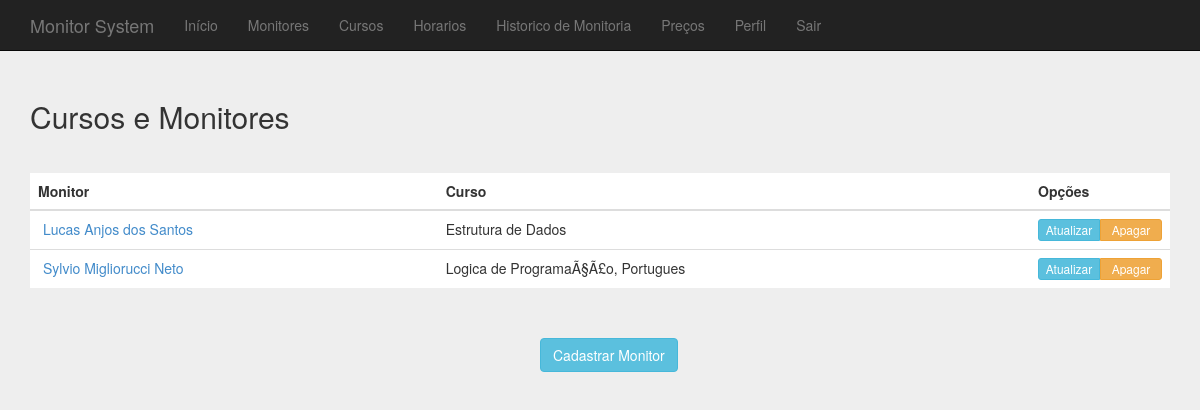
Screenshot of /pages/monitors.php (signed in) with the database file from the repository.
### tables this page shows
CREATE TABLE IF NOT EXISTS `user` (
  `name` varchar(255) NOT NULL,
  `address` varchar(255) NOT NULL,
  `phone` varchar(15) NOT NULL,
  `cpf` varchar(15) NOT NULL,
  `rg` varchar(10) NOT NULL,
  `ra` varchar(255) NOT NULL,
  `account` varchar(30) NOT NULL,
  `id` int(5) NOT NULL AUTO_INCREMENT,
  `age` date NOT NULL,
  `email` varchar(255) NOT NULL,
  PRIMARY KEY (`id`)
);

CREATE TABLE IF NOT EXISTS `course` (
  `name` varchar(255) NOT NULL,
  `id` int(5) NOT NULL AUTO_INCREMENT,
  `user_id` int(5) NOT NULL,
  PRIMARY KEY (`id`)
);

### codes/database.php (called while the page is built, shortened)
<?php
  function connect()
  {
    return mysqli_connect("localhost","root", "", "m-system");
  }
  function all_rows($table, $clause='')
  {
    $mysqli = connect();
    $result = $mysqli->query("SELECT * FROM $table $clause");
    while($row = $result->fetch_array())
    {
      $rows[] = $row;
    }
    return isset($rows) ? $rows : array();
  }
  function courses_by_user($id)
  {
    return all_rows('course', "WHERE user_id='$id'");
  }
  function all_users_select($clause = "")
  {
    return all_rows('user', $clause);
  }
?>

### codes/helper.php (called while the page is built, shortened)
<?php
  function string_courses($courses)
  {
    $courses_line = '';
    for ($i=0; $i < (sizeof($courses) - 1); $i++) {
      $courses_line .= $courses[$i]['name'] . ', ';
    }
    $courses_line .= $courses[sizeof($courses) - 1]['name'];
    return $courses_line;
  }
?>

### pages/monitors.php (the view, shortened to what this page needs)
<!DOCTYPE html>
<html lang="en">
  <head>
    <link rel="stylesheet" href="../css/index.css"/>
  </head>
  <body>
    <?php include('../templates/nav.php'); ?>
    <div class="container">
      <div class="table">
        <div class="page-header">
          <h2>Cursos e Monitores</h2>
        </div>
        <div class="row">
          <div class="col-md-12">
            <table class="table">
              <thead>
                <tr>
                  <th>Monitor </th>
                  <th>Curso </th>
                  <th>Opções </th>
                </tr>
              </thead>
              <tbody>
                <?php
                  $rows = all_users_select();
                  if ($rows != ''){
                    foreach ($rows as $row) {
                      echo "
                        <tr>
                          <td>
                            <a href='profile.php?id=".$row['id']."'> ". $row['name'] ."</a>
                          </td>
                          <td> ". string_courses(courses_by_user($row['id'])) ."</td>
                          <td class='buttons'>
                            <div class='btn-group btn-group-justified'>
                              <div class='btn-group'>
                                <button type='button' class='btn btn-xs btn-info'>Atualizar</button>
                              </div>
                              <div class='btn-group'>
                                <button type='button' value=". $row['id'] ." class='btn btn-xs btn-warning'>Apagar </button>
                              </div>
                            </div>
                          </td>
                        </tr>
                      ";
                    }
                  }else{
                    echo "<div class='page-header'><h4>Nenhum monitor encontrado.</h4></div>";
                  }
                ?>
              </tbody>
            </table>
          </div>
        </div>
      </div>
      <div class="register button">
        <div class="btn-group">
          <a class="btn btn-xl btn-info" href="register-user.php">Cadastrar Monitor</a>
        </div>
      </div>
    </div>
  </body>
</html>

### css/register.css (style rules this page uses)
body { padding-top: 40px; padding-bottom: 40px; background-color: #eee; }
.form-signup-heading, { margin-bottom: 10px; }

### css/tables.css (style rules this page uses)
td.buttons { width: 140px; }
.register.button { margin: 0 auto; width: 140px; padding: 10px; }

### css/nav.css (style rules this page uses)
body { padding-top: 70px; padding-bottom: 50px; background-color: #eee; }

### css/profile.css (style rules this page uses)
.profile h2, h3, a { margin: 0; padding: 8px 5px 5px 5px; }
.page-header { margin: 30px 0 20px; }

### rows the page displays
user: name "Lucas Anjos dos Santos", id.name "Estrutura de Dados"
user: name "Sylvio Migliorucci Neto", id "Logica de ProgramaÃ§Ã£o, Portugues", $row['id'] 2 (drawn)
